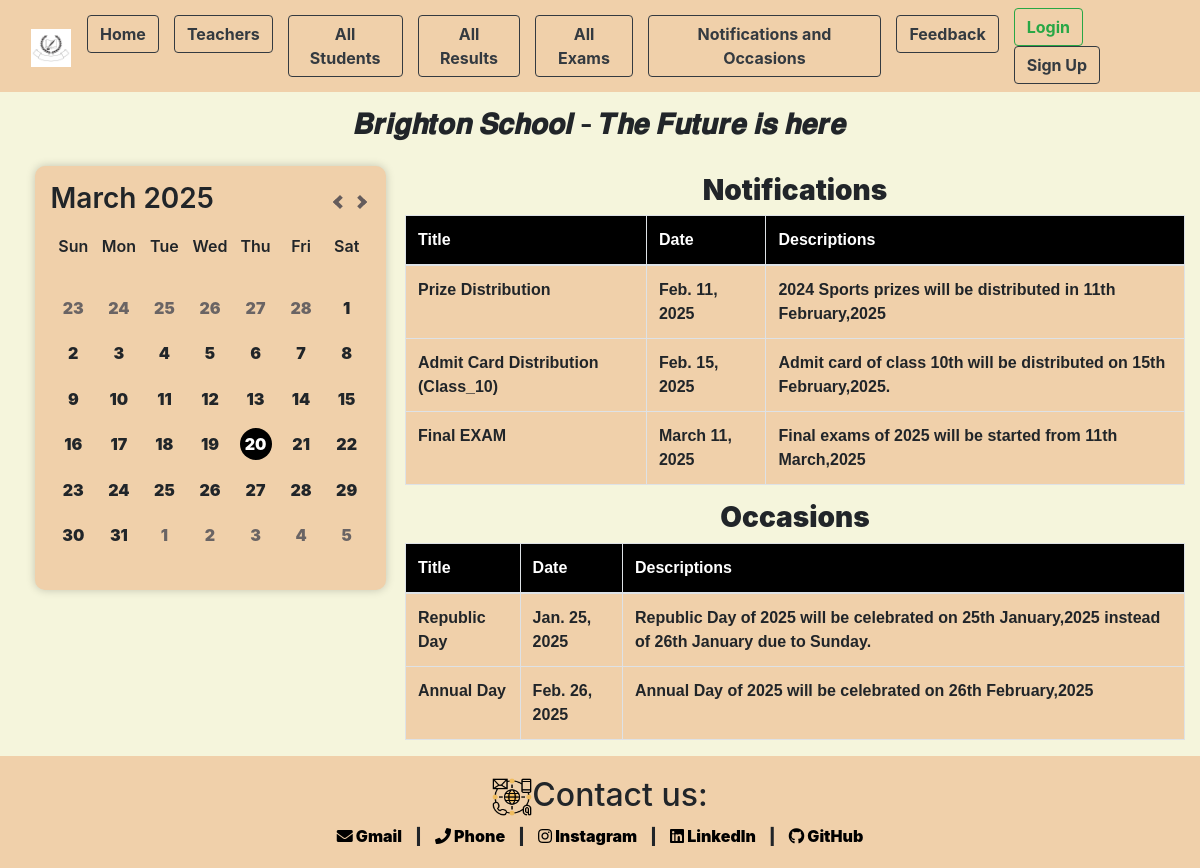
The page /Nt_Oc on the database its author committed.
### app/models.py (models this page shows)
class Notifications(models.Model):
    date=models.DateField()
    name=models.CharField(max_length=100,null=True,blank=True)
    descriptions=models.TextField()

class Occasions(models.Model):
    date=models.DateField()
    name=models.CharField(max_length=100,null=True,blank=True)
    descriptions=models.TextField()

### app/views.py (the view)
# urls.py: path('Nt_Oc', views.Nt_Oc,name="Nt_Oc"),
def Nt_Oc(request):
    Notification=Notifications.objects.all()
    Occasion=Occasions.objects.all()
    context={'Notification':Notification,'Occasion':Occasion}
    return render(request,'app/Nt_and_Oc.html',context)

### app/templates/app/Nt_and_Oc.html (shortened to what this page needs)
{% extends "base_template/base.html" %}
{% load static %}
{% block content %}
                <div class="col-lg-8 col-md-8 col-sm-12 main-content">
                    <h3 class="text-center mt-3"><strong>Notifications</strong></h3>
                    <table class="table table-bordered rounded">
                        <thead style="font-weight: 900; background-color: black; color: white;">
                            <tr>
                                <th class="about_text">Title</th>
                                <th class="about_text">Date</th>
                                <th class="about_text">Descriptions</th>
                            </tr>
                        </thead>
                        <tbody style="background-color: rgb(240, 208, 170); font-weight:600; cursor: pointer;">
                            {% for Nt in Notification %}
                            <tr>
                                <td class="about_text">{{Nt.name}}</td>
                                <td class="about_text">{{Nt.date}}</td>
                                <td class="about_text">{{Nt.descriptions}}</td>
                            </tr>
                            {% endfor %}
                        </tbody>
                    </table>
                    <h3 class="text-center mt-3"><strong>Occasions</strong></h3>
                    <table class="table table-bordered rounded">
                        <thead style="font-weight: 900; background-color: black; color: white;">
                            <tr>
                                <th class="about_text">Title</th>
                                <th class="about_text">Date</th>
                                <th class="about_text">Descriptions</th>
                            </tr>
                        </thead>
                        <tbody style="background-color: rgb(240, 208, 170); font-weight:600; cursor: pointer;">
                            {% for Oc in Occasion %}
                            <tr>
                                <td class="about_text">{{Oc.name}}</td>
                                <td class="about_text">{{Oc.date}}</td>
                                <td class="about_text">{{Oc.descriptions}}</td>
                            </tr>
                            {% endfor %}
                        </tbody>
                    </table>
                </div>
{% endblock content %}

### app/static/app/CSS_Files/index.css (style rules this page uses)
body { background-color: beige; }
* { padding: 0; margin: 0; }
h3 { font-weight: 600; }
.about_text { font-family: 'Gill Sans', 'Gill Sans MT', Calibri, 'Trebuchet MS', sans-serif; }

### rows shown on the page
Notifications: name "Prize Distribution", date "Feb. 11, 2025", descriptions "2024 Sports prizes will be distributed in 11th February,2025"
Notifications: name "Admit Card Distribution (Class_10)", date "Feb. 15, 2025", descriptions "Admit card of class 10th will be distributed on 15th February,2025."
Notifications: name "Final EXAM", date "March 11, 2025", descriptions "Final exams of 2025 will be started from 11th March,2025"
Occasions: name "Republic Day", date "Jan. 25, 2025", descriptions "Republic Day of 2025 will be celebrated on 25th January,2025 instead of 26th January due to Sunday."
Occasions: name "Annual Day", date "Feb. 26, 2025", descriptions "Annual Day of 2025 will be celebrated on 26th February,2025"
